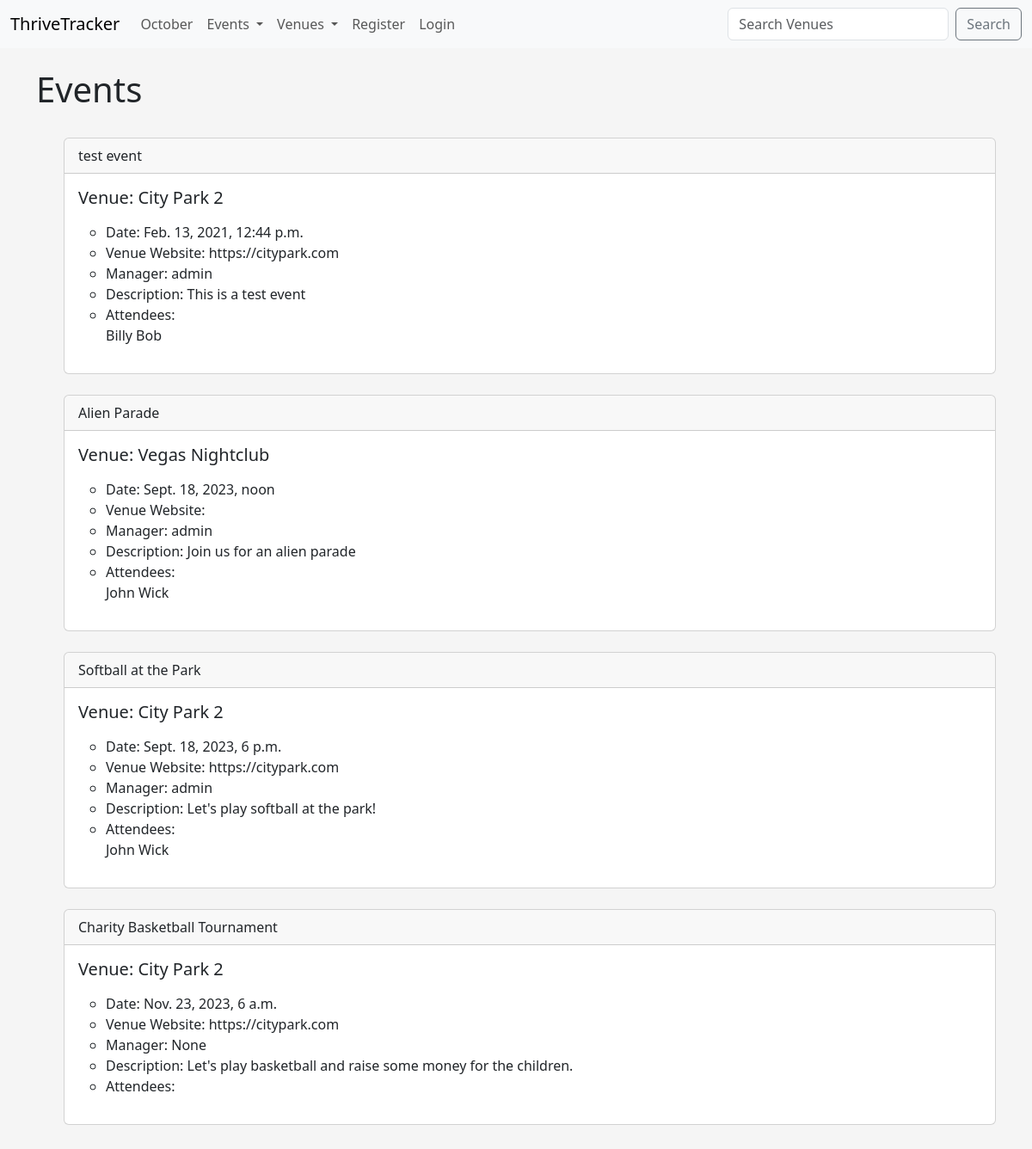
Before: /events with the older database file.
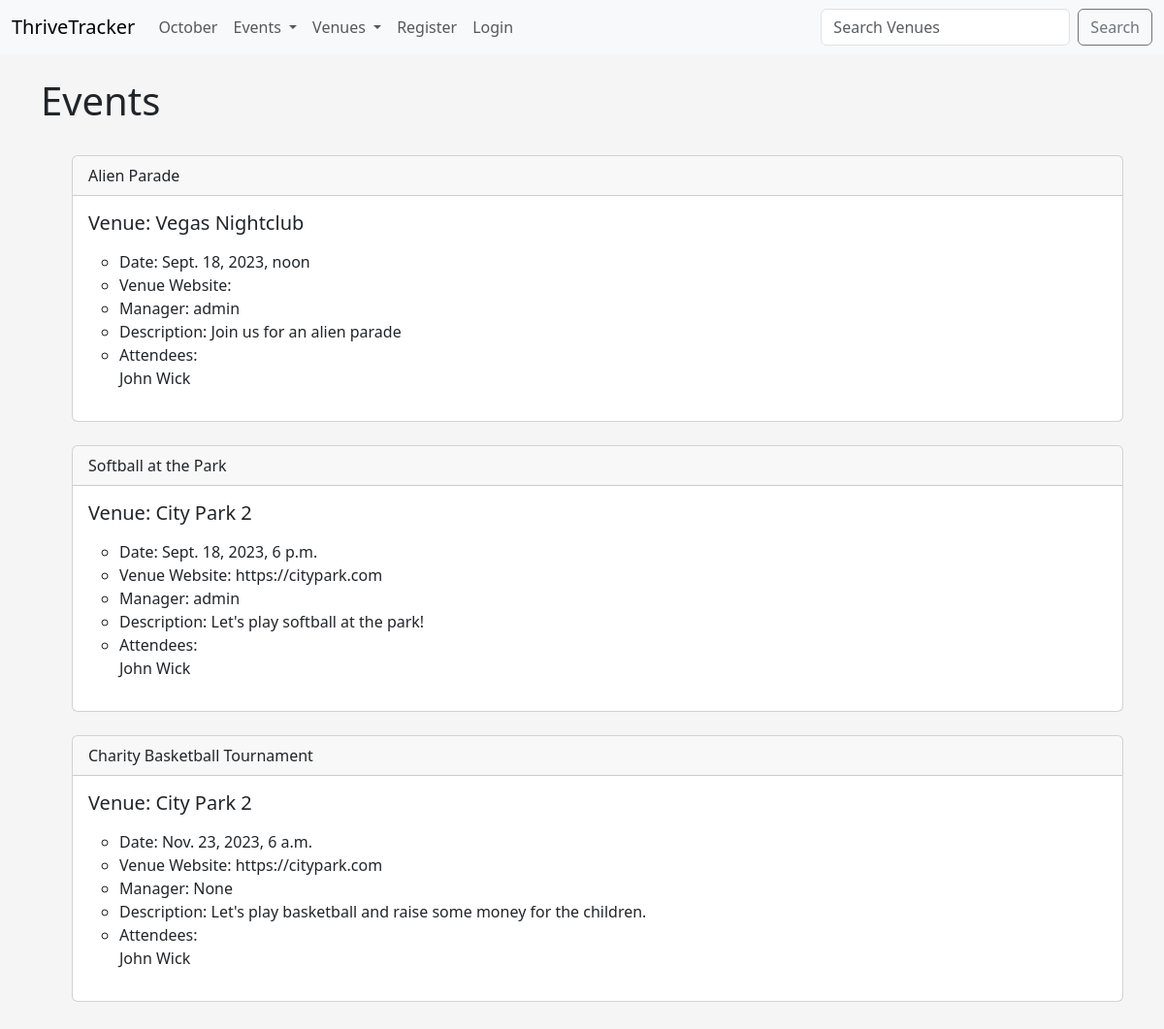
After: the same page with the newer database file.
### addiction_calendar/models.py (models this page shows)
class Event(models.Model):
    name = models.CharField('Event Name', max_length=200)
    event_date = models.DateTimeField('Event Date')
    venue = models.ForeignKey(Venue, blank=True, null=True, on_delete=models.CASCADE)
    manager = models.ForeignKey(User, blank = True, null = True, on_delete=models.SET_NULL)
    description = models.TextField('Event Description', blank=True)
    attendees = models.ManyToManyField(ThriveTrackerUser, blank=True)
    def __str__(self):
        return self.name

class Venue(models.Model):
    name = models.CharField('Venue Name', max_length=200)
    address = models.CharField('Venue Address', max_length=300)
    zip_code = models.CharField('Venue Zip Code', max_length=15)
    phone = models.CharField('Venue Phone', max_length=20, blank=True)
    web = models.URLField('Venue Website', blank=True)
    email_address = models.EmailField('Venue Email', blank=True)
    owner = models.IntegerField('Venue Owner', blank=False, default = 1)
    def __str__(self):
        return self.name

class ThriveTrackerUser(models.Model):
    first_name = models.CharField('First Name', max_length=200)
    last_name = models.CharField('Last Name', max_length=200)
    username = models.CharField('Username', max_length=200)
    email = models.EmailField('Email Address')
    def __str__(self):
        return self.first_name + ' ' + self.last_name

### addiction_calendar/views.py (the view)
# urls.py: path('events', views.all_events, name="events-list"),
def all_events(request):
    events_list = Event.objects.all().order_by('event_date', 'name')
    return render(request, 'addiction_events/events_list.html',
            {'events_list': events_list})

### addiction_calendar/templates/addiction_events/events_list.html (shortened to what this page needs)
{% extends 'addiction_events/base.html' %}
{% block content %}
    <h1>Events</h1>
    <br/>
    <ul>
    {% for event in events_list%}
    <div class="card">
        <div class="card-header">
            {{ event }}
        </div>
        <div class="card-body">
          <h5 class="card-title">Venue: {{ event.venue }}</h5>
          <p class="card-text">
            <ul>
                <li>Date: {{ event.event_date }}</li>
                <li>Venue Website: {{ event.venue.web }}</li>
                <li>Manager: {{ event.manager }}</li>
                <li>Description: {{ event.description }}</li>
                <li>Attendees:
                    <br/>
                {% for user in event.attendees.all %}
                     {{ user }}
                     <br/>
                {% endfor %}
                </li>
            </ul>
        </p>
      </div>
    </div>
    <br/>
    {% endfor %}
{% endblock %}

Changed rows visible on the page:
removed Event: name "test event", venue "City Park 2", event_date "Feb. 13, 2021, 12:44 p.m.", venue.web "https://citypark.com", manager "admin", description "This is a test event"
no longer on this page (row unchanged): ThriveTrackerUser: first_name+last_name "Billy Bob", shown under "test event"
changed Event "Charity Basketball Tournament": gains ThriveTrackerUser (first_name+last_name "John Wick")
